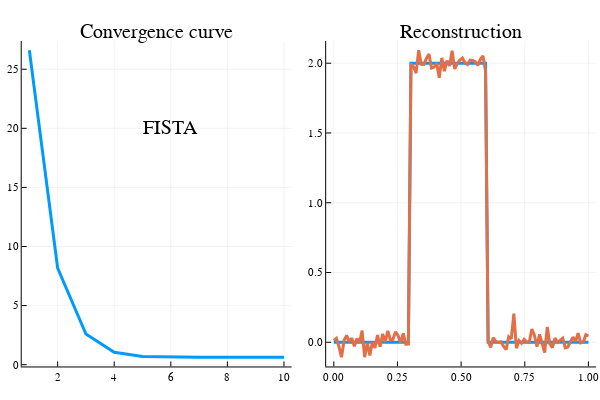

Notebook code cell kept with this figure:
### Markdown cell above
**Question 7 :** Evaluez la sensisibilité de l'algorithme aux différents paramètres : $\lambda_0$, $\beta$, itermax.

### Code cell
#Initialisation
#x = 1000*ones(n,1);
x = zeros(n,1);
z = zeros(n,1);
xbest=x;
i = 0;
fbest =1000000; # $f_{best}^0$
histo_FISTA =[];# Suite des itérés f_{best}^k 

lambda0=1e-2;
itermax_FISTA=10;
alpha0=1
beta=0.5;

xp=x;
zp=z;
ap=alpha0;

while i < itermax_FISTA
    i = i + 1;
    # Insérer votre code
    ap = search_step(ap,zp,y,H,W,beta,lambda0)
    xprev = xp
    xp = proxh(zp-ap*gradg(zp,y,H,W),ap*lambda0)
    zp = xp + ((i-1)/(i+2))*(xp-xprev)
    
    if evalf(xp,y,H,W,lambda0) < fbest
        fbest = evalf(xp,y,H,W,lambda0)
        xbest = xp
    end
    
    # Fin insérer code
    
    # Stockage
    append!( histo_FISTA, fbest)
end
#histo_FISTA
#Affichage des courbes de convergence
plotly();
iter_FISTA=1:itermax_FISTA;
x=[xt,xbest];

p5 = plot(iter_FISTA,histo_FISTA,title="Convergence curve",label=["f"],lw=3,ann=[(6,20,"FISTA")])
p6 = plot(px,x,title="Reconstruction",label=["True solution" "Optimized solution"],lw=3)

plot(p5,p6,layout=(1,2),legend=false)

### Figure 1 — Plotly figure (JSON) as saved in the notebook; plotly's stock layout.template omitted (floating-point values rounded to 4 significant figures)
{"data": [{"colorbar": {"title": ""}, "legendgroup": ["f"], "line": {"color": "rgba(0, 154, 250, 1.000)", "dash": "solid", "shape": "linear", "width": 3}, "mode": "lines", "name": ["f"], "showlegend": true, "type": "scatter", "x": [1, 2, 3, 4, 5, 6, 7, 8, 9, 10], "xaxis": "x1", "y": [26.61, 8.181, 2.593, 1.054, 0.6924, 0.6393, 0.6393, 0.6392, 0.6339, 0.6295], "yaxis": "y1", "zmax": null, "zmin": null}, {"colorbar": {"title": ""}, "legendgroup": "True solution", "line": {"color": "rgba(0, 154, 250, 1.000)", "dash": "solid", "shape": "linear", "width": 3}, "mode": "lines", "name": "True solution", "showlegend": true, "type": "scatter", "x": [0, 0.0101, 0.0202, 0.0303, 0.0404, 0.05051, 0.06061, 0.07071, 0.08081, 0.09091, 0.101, 0.1111, 0.1212, 0.1313, 0.1414, 0.1515, 0.1616, 0.1717, 0.1818, 0.1919, 0.202, 0.2121, 0.2222, 0.2323, 0.2424, 0.2525, 0.2626, 0.2727, 0.2828, 0.2929, 0.303, 0.3131, 0.3232, 0.3333, 0.3434, 0.3535, 0.3636, 0.3737, 0.3838, 0.3939, 0.404, 0.4141, 0.4242, 0.4343, 0.4444, 0.4545, 0.4646, 0.4747, 0.4848, 0.4949, 0.5051, 0.5152, 0.5253, 0.5354, 0.5455, 0.5556, 0.5657, 0.5758, 0.5859, 0.596, 0.6061, 0.6162, 0.6263, 0.6364, 0.6465, 0.6566, 0.6667, 0.6768, 0.6869, 0.697, 0.7071, 0.7172, 0.7273, 0.7374, 0.7475, 0.7576, 0.7677, 0.7778, 0.7879, 0.798, 0.8081, 0.8182, 0.8283, 0.8384, 0.8485, 0.8586, 0.8687, 0.8788, 0.8889, 0.899, 0.9091, 0.9192, 0.9293, 0.9394, 0.9495, 0.9596, 0.9697, 0.9798, 0.9899, 1], "xaxis": "x2", "y": [0, 0, 0, 0, 0, 0, 0, 0, 0, 0, 0, 0, 0, 0, 0, 0, 0, 0, 0, 0, 0, 0, 0, 0, 0, 0, 0, 0, 0, 0, 2, 2, 2, 2, 2, 2, 2, 2, 2, 2, 2, 2, 2, 2, 2, 2, 2, 2, 2, 2, 2, 2, 2, 2, 2, 2, 2, 2, 2, 2, 0, 0, 0, 0, 0, 0, 0, 0, 0, 0, 0, 0, 0, 0, 0, 0, 0, 0, 0, 0, 0, 0, 0, 0, 0, 0, 0, 0, 0, 0, 0, 0, 0, 0, 0, 0, 0, 0, 0, 0], "yaxis": "y2", "zmax": null, "zmin": null}, {"colorbar": {"title": ""}, "legendgroup": "Optimized solution", "line": {"color": "rgba(227, 111, 71, 1.000)", "dash": "solid", "shape": "linear", "width": 3}, "mode": "lines", "name": "Optimized solution", "showlegend": true, "type": "scatter", "x": [0, 0.0101, 0.0202, 0.0303, 0.0404, 0.05051, 0.06061, 0.07071, 0.08081, 0.09091, 0.101, 0.1111, 0.1212, 0.1313, 0.1414, 0.1515, 0.1616, 0.1717, 0.1818, 0.1919, 0.202, 0.2121, 0.2222, 0.2323, 0.2424, 0.2525, 0.2626, 0.2727, 0.2828, 0.2929, 0.303, 0.3131, 0.3232, 0.3333, 0.3434, 0.3535, 0.3636, 0.3737, 0.3838, 0.3939, 0.404, 0.4141, 0.4242, 0.4343, 0.4444, 0.4545, 0.4646, 0.4747, 0.4848, 0.4949, 0.5051, 0.5152, 0.5253, 0.5354, 0.5455, 0.5556, 0.5657, 0.5758, 0.5859, 0.596, 0.6061, 0.6162, 0.6263, 0.6364, 0.6465, 0.6566, 0.6667, 0.6768, 0.6869, 0.697, 0.7071, 0.7172, 0.7273, 0.7374, 0.7475, 0.7576, 0.7677, 0.7778, 0.7879, 0.798, 0.8081, 0.8182, 0.8283, 0.8384, 0.8485, 0.8586, 0.8687, 0.8788, 0.8889, 0.899, 0.9091, 0.9192, 0.9293, 0.9394, 0.9495, 0.9596, 0.9697, 0.9798, 0.9899, 1], "xaxis": "x2", "y": [0.01374, 0.0284, -0.03015, -0.1071, 0.01467, 0.04981, 0.00341, 0.02924, -0.02924, 0.02703, -0.002398, 0.08434, -0.1064, -0.00425, -0.09356, 0.000522, -0.03982, 0.05161, -0.03244, 0.06069, 0.002607, 0.08166, 0.01655, 0.02115, 0.07522, 0.04755, -0.003606, 0.06452, -0.01348, -0.013, 1.998, 1.975, 1.928, 2.093, 1.992, 1.991, 2.034, 2.065, 1.965, 1.973, 2.0, 1.896, 2.038, 1.943, 2.018, 1.981, 2.09, 1.959, 1.997, 2.022, 2.037, 2.003, 1.99, 2.022, 2.02, 2.01, 1.984, 2.028, 2.053, 1.941, 0.008777, -0.03719, 0.03362, 0.005147, 0.001112, 0.002751, -0.02905, -0.05283, 0.03981, 0.02482, 0.2058, -0.0422, 0.01191, -0.007788, 0.02173, 0.003642, 0.0003915, 0.09555, 0.05095, -0.03161, 0.05718, -0.00629, -0.07305, 0.11, -0.01182, -0.03812, 0.0296, -6.962e-05, 0.01288, 0.0293, -0.03945, -0.03348, 0.004128, 0.03718, 0.00564, 0.06484, -0.004406, 0.0007058, 0.05437, 0.04514], "yaxis": "y2", "zmax": null, "zmin": null}], "layout": {"annotations": [{"font": {"color": "rgba(0, 0, 0, 1.000)", "family": "sans-serif", "size": 20}, "rotation": 0, "showarrow": false, "text": "Convergence curve", "x": 0.2611, "xanchor": "center", "xref": "paper", "y": 1, "yanchor": "top", "yref": "paper"}, {"font": {"color": "rgba(0, 0, 0, 1.000)", "family": "sans-serif", "size": 20}, "rotation": 0, "showarrow": false, "text": "FISTA", "x": 6, "xanchor": "center", "xref": "x1", "y": 20, "yanchor": "middle", "yref": "y1"}, {"font": {"color": "rgba(0, 0, 0, 1.000)", "family": "sans-serif", "size": 20}, "rotation": 0, "showarrow": false, "text": "Reconstruction", "x": 0.7685, "xanchor": "center", "xref": "paper", "y": 1, "yanchor": "top", "yref": "paper"}], "height": 400, "margin": {"b": 20, "l": 0, "r": 0, "t": 20}, "paper_bgcolor": "rgba(255, 255, 255, 1.000)", "plot_bgcolor": "rgba(255, 255, 255, 1.000)", "showlegend": false, "width": 600, "xaxis1": {"anchor": "y1", "domain": [0.03619, 0.486], "gridcolor": "rgba(0, 0, 0, 0.100)", "gridwidth": 0.5, "linecolor": "rgba(0, 0, 0, 1.000)", "mirror": false, "range": [0.73, 10.27], "showgrid": true, "showline": true, "showticklabels": true, "tickangle": 0, "tickcolor": "rgb(0, 0, 0)", "tickfont": {"color": "rgba(0, 0, 0, 1.000)", "family": "sans-serif", "size": 11}, "tickmode": "array", "ticks": "inside", "ticktext": ["2", "4", "6", "8", "10"], "tickvals": [2, 4, 6, 8, 10], "title": "", "titlefont": {"color": "rgba(0, 0, 0, 1.000)", "family": "sans-serif", "size": 15}, "type": "-", "visible": true, "zeroline": false, "zerolinecolor": "rgba(0, 0, 0, 1.000)"}, "xaxis2": {"anchor": "y2", "domain": [0.5436, 0.9934], "gridcolor": "rgba(0, 0, 0, 0.100)", "gridwidth": 0.5, "linecolor": "rgba(0, 0, 0, 1.000)", "mirror": false, "range": [-0.03, 1.03], "showgrid": true, "showline": true, "showticklabels": true, "tickangle": 0, "tickcolor": "rgb(0, 0, 0)", "tickfont": {"color": "rgba(0, 0, 0, 1.000)", "family": "sans-serif", "size": 11}, "tickmode": "array", "ticks": "inside", "ticktext": ["0.00", "0.25", "0.50", "0.75", "1.00"], "tickvals": [0, 0.25, 0.5, 0.75, 1], "title": "", "titlefont": {"color": "rgba(0, 0, 0, 1.000)", "family": "sans-serif", "size": 15}, "type": "-", "visible": true, "zeroline": false, "zerolinecolor": "rgba(0, 0, 0, 1.000)"}, "yaxis1": {"anchor": "x1", "domain": [0.03762, 0.9415], "gridcolor": "rgba(0, 0, 0, 0.100)", "gridwidth": 0.5, "linecolor": "rgba(0, 0, 0, 1.000)", "mirror": false, "range": [-0.1497, 27.38], "showgrid": true, "showline": true, "showticklabels": true, "tickangle": 0, "tickcolor": "rgb(0, 0, 0)", "tickfont": {"color": "rgba(0, 0, 0, 1.000)", "family": "sans-serif", "size": 11}, "tickmode": "array", "ticks": "inside", "ticktext": ["0", "5", "10", "15", "20", "25"], "tickvals": [0, 5, 10, 15, 20, 25], "title": "", "titlefont": {"color": "rgba(0, 0, 0, 1.000)", "family": "sans-serif", "size": 15}, "type": "-", "visible": true, "zeroline": false, "zerolinecolor": "rgba(0, 0, 0, 1.000)"}, "yaxis2": {"anchor": "x2", "domain": [0.03762, 0.9415], "gridcolor": "rgba(0, 0, 0, 0.100)", "gridwidth": 0.5, "linecolor": "rgba(0, 0, 0, 1.000)", "mirror": false, "range": [-0.1731, 2.159], "showgrid": true, "showline": true, "showticklabels": true, "tickangle": 0, "tickcolor": "rgb(0, 0, 0)", "tickfont": {"color": "rgba(0, 0, 0, 1.000)", "family": "sans-serif", "size": 11}, "tickmode": "array", "ticks": "inside", "ticktext": ["0.0", "0.5", "1.0", "1.5", "2.0"], "tickvals": [0, 0.5, 1, 1.5, 2], "title": "", "titlefont": {"color": "rgba(0, 0, 0, 1.000)", "family": "sans-serif", "size": 15}, "type": "-", "visible": true, "zeroline": false, "zerolinecolor": "rgba(0, 0, 0, 1.000)"}}}
